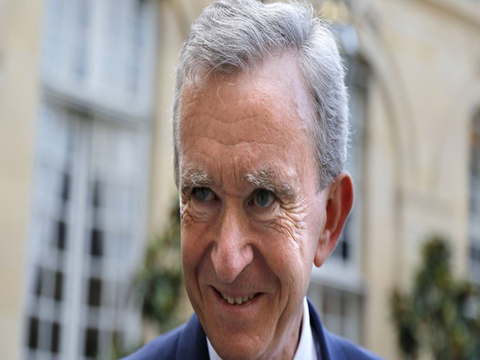
#> input picture data/ears/test/0010.png, 480 x 360 px
$ python -i extractor.py   (imports and definitions only)
#> lines starting #> are read from the running program, lines starting #| are printed output that depends on the picture
#> further down, picture is the input picture: shape (360, 480, 3); mean B, G, R 146.1, 148.8, 156.5
import cv2, sys
from skimage import feature
import numpy as np

class LBP:
	def __init__(self, num_points=8, radius=2, eps=1e-6, resize=100):
		self.num_points = num_points * radius
		self.radius = radius
		self.eps = eps
		self.resize=resize

	def extract(self, img):
		img = cv2.cvtColor(img, cv2.COLOR_BGR2GRAY)
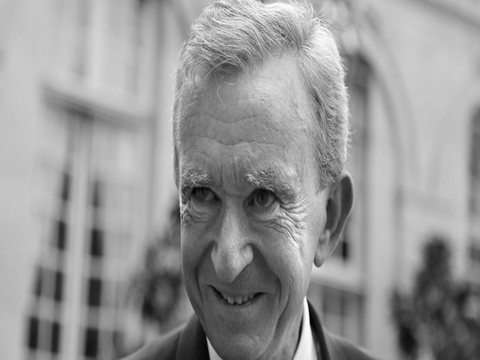
#> img: shape (360, 480); min 0, max 255, mean 150.8
		img = cv2.resize(img, (self.resize, self.resize))
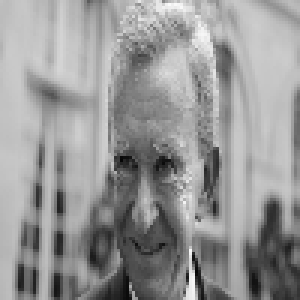
#> img: shape (100, 100) (shown 3 times larger); min 6, max 250, mean 150.7

		lbp = feature.local_binary_pattern(img, self.num_points, self.radius, method="uniform")
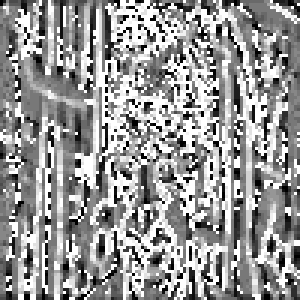
#> lbp: shape (100, 100) float64 (shown 3 times larger); min 0, max 17, mean 10.09; drawn with min black and max white

		n_bins = int(lbp.max() + 1)
#> n_bins = 18
		hist, _ = np.histogram(lbp, density=True, bins=n_bins, range=(0, n_bins))
#> hist = 18 values, max 0.238 at index 17, min 0.0234 at index 12, mean 0.0556

		return hist

# [6 lines not run here, left out]

>>> import cv2
>>> picture = cv2.imread('../../data/ears/test/0010.png')
>>> result = LBP().extract(picture)
#> result has the same summary as hist in extract

$ run again, on data/ears/test/0033.png
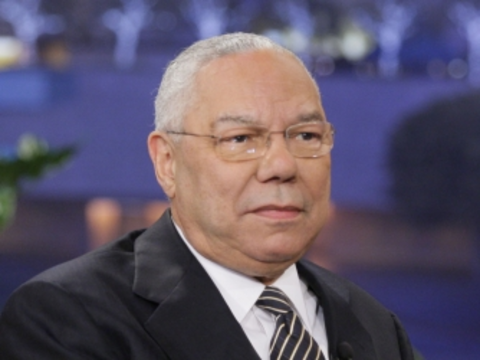
#> input picture data/ears/test/0033.png, 480 x 360 px
#> picture is the input picture: shape (360, 480, 3); mean B, G, R 104.4, 85.2, 94.3
#> in extract, `img = cv2.resize(img, (self.resize, self.resize))`:
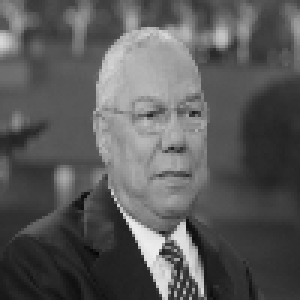
#> img: shape (100, 100) (shown 3 times larger); min 6, max 237, mean 90
#> in extract, `lbp = feature.local_binary_pattern(img, self.num_points, self.radius, ..`:
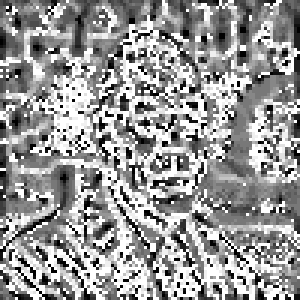
#> lbp: shape (100, 100) float64 (shown 3 times larger); min 0, max 17, mean 10.1; drawn with min black and max white
#> n_bins = 18
#> hist = 18 values, max 0.238 at index 17, min 0.028 at index 1, mean 0.0556
#> result has the same summary as hist in extract

$ run again, on data/ears/test/0038.png
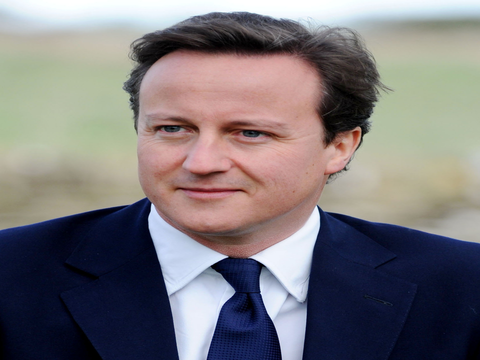
#> input picture data/ears/test/0038.png, 480 x 360 px
#> picture is the input picture: shape (360, 480, 3); mean B, G, R 121.6, 118.7, 123.2
#> in extract, `img = cv2.resize(img, (self.resize, self.resize))`:
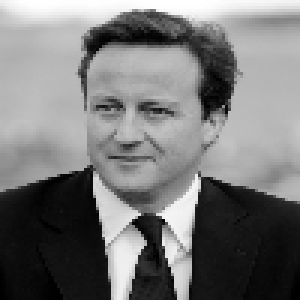
#> img: shape (100, 100) (shown 3 times larger); min 0, max 255, mean 120.3
#> in extract, `lbp = feature.local_binary_pattern(img, self.num_points, self.radius, ..`:
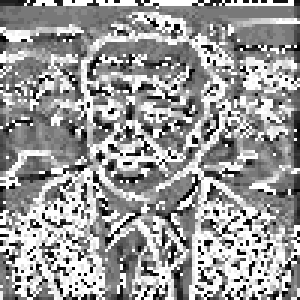
#> lbp: shape (100, 100) float64 (shown 3 times larger); min 0, max 17, mean 10.24; drawn with min black and max white
#> n_bins = 18
#> hist = 18 values, max 0.24 at index 17, min 0.0217 at index 12, mean 0.0556
#> result has the same summary as hist in extract
